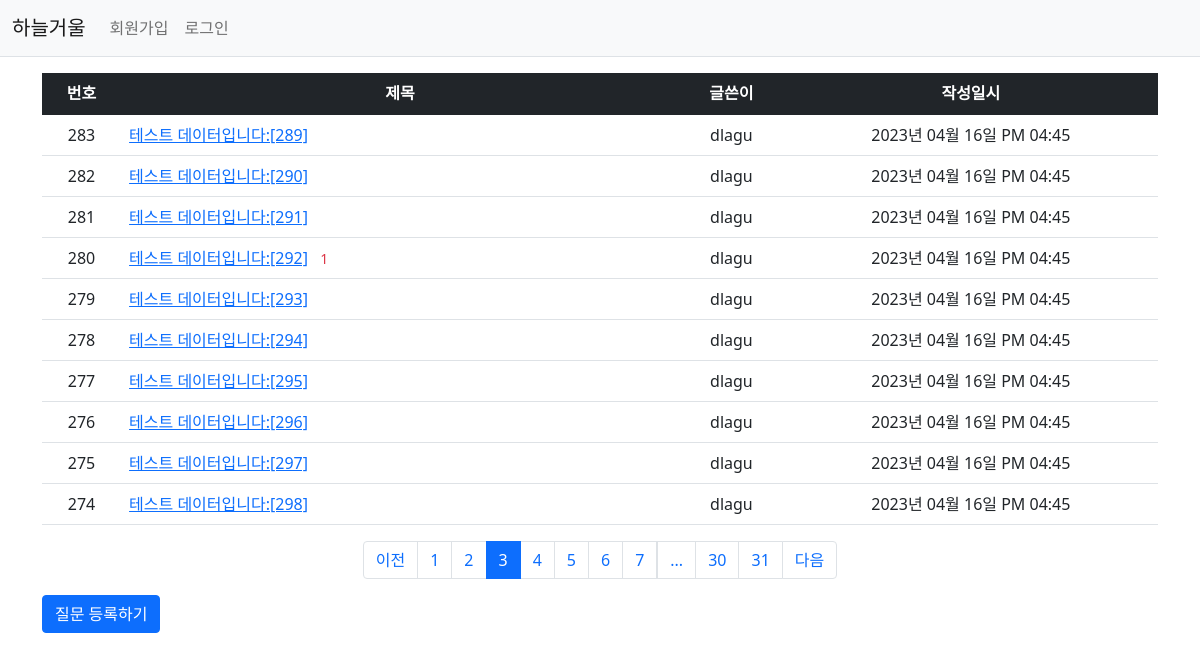
Screenshot of /question/list/?page=3 with the database file from the repository.
### pybo/models.py (models this page shows)
class Question(db.Model):
    id = db.Column(db.Integer, primary_key=True)
    subject = db.Column(db.String(200), nullable=False)
    content = db.Column(db.Text(), nullable=False)
    create_date = db.Column(db.DateTime(), nullable=False)
    user_id = db.Column(db.Integer, db.ForeignKey('user.id', ondelete='CASCADE'), nullable=False)
    user = db.relationship('User', backref=db.backref('question_set'))
    modify_date = db.Column(db.DateTime(), nullable=True)

class User(db.Model):
    id = db.Column(db.Integer, primary_key=True)
    username = db.Column(db.String(150), unique=True, nullable=False)
    password = db.Column(db.String(200), nullable=False)
    email = db.Column(db.String(120), unique=True, nullable=False)

### pybo/views/question_views.py (the view)
@bp.route('/list/')
def _list():
    page = request.args.get('page', type=int, default=1)  # 페이지
    question_list = Question.query.order_by(Question.create_date.desc())
    question_list = question_list.paginate(page=page, per_page=10)
    return render_template('question/question_list.html', question_list=question_list)

### pybo/filter.py (called while the page is built)
def format_datetime(value, fmt='%Y년 %m월 %d일 %p %I:%M'):
    return value.strftime(fmt)

### pybo/views/auth_views.py (called while the page is built)
@bp.before_app_request
def load_logged_in_user():
    user_id = session.get('user_id')
    if user_id is None:
        g.user = None
    else:
        g.user = User.query.get(user_id)

### pybo/templates/question/question_list.html
{% extends 'base.html' %}
{% block content %}
<div class="container my-3">
    <table class="table">
        <thead>
        <tr class="text-center table-dark">
            <th>번호</th>
            <th style="width:50%">제목</th>
            <th>글쓴이</th>
            <th>작성일시</th>
        </tr>
        </thead>
        <tbody>
        {% if question_list %}
        {% for question in question_list.items %}
        <tr class="text-center">
            <td>{{ question_list.total - ((question_list.page-1) * question_list.per_page) - loop.index0 }}</td>
            <td class="text-start">
                <a href="{{ url_for('question.detail', question_id=question.id) }}">{{ question.subject }}</a>
                {% if question.answer_set|length > 0 %}
                <span class="text-danger small mx-2">{{ question.answer_set|length }}</span>
                {% endif %}
            </td>
            <td>{{ question.user.username }}</td>
            <td>{{ question.create_date|datetime }}</td>
        </tr>
        {% endfor %}
        {% else %}
        <tr>
            <td colspan="3">질문이 없습니다.</td>
        </tr>
        {% endif %}
        </tbody>
    </table>
     <ul class="pagination justify-content-center">
        {% if question_list.has_prev %}
        <li class="page-item">
            <a class="page-link" href="?page={{ question_list.prev_num }}">이전</a>
        </li>
        {% else %}
        <li class="page-item disabled">
            <a class="page-link" tabindex="-1" aria-disabled="true" href="javascript:void(0)">이전</a>
        </li>
        {% endif %}
        {% for page_num in question_list.iter_pages() %}
        {% if page_num %}
        {% if page_num != question_list.page %}
        <li class="page-item">
            <a class="page-link" href="?page={{ page_num }}">{{ page_num }}</a>
        </li>
        {% else %}
        <li class="page-item active" aria-current="page">
            <a class="page-link" href="javascript:void(0)">{{ page_num }}</a>
        </li>
        {% endif %}
        {% else %}
        <li class="disabled">
            <a class="page-link" href="javascript:void(0)">...</a>
        </li>
        {% endif %}
        {% endfor %}
        {% if question_list.has_next %}
        <li class="page-item">
            <a class="page-link" href="?page={{ question_list.next_num }}">다음</a>
        </li>
        {% else %}
        <li class="page-item disabled">
            <a class="page-link" tabindex="-1" aria-disabled="true" href="javascript:void(0)">다음</a>
        </li>
        {% endif %}
    </ul>
    <a href="{{ url_for('question.create') }}" class="btn btn-primary">질문 등록하기</a>
</div>
{% endblock %}

### rows the page displays
Question: total "283", subject "테스트 데이터입니다:[289]", user.username "dlagu", create_date "2023년 04월 16일 PM 04:45"
Question: total "282", subject "테스트 데이터입니다:[290]", user.username "dlagu", create_date "2023년 04월 16일 PM 04:45"
Question: total "281", subject "테스트 데이터입니다:[291]", user.username "dlagu", create_date "2023년 04월 16일 PM 04:45"
Question: total "280", subject "테스트 데이터입니다:[292]", answer_set|length "1", user.username "dlagu", create_date "2023년 04월 16일 PM 04:45"
Question: total "279", subject "테스트 데이터입니다:[293]", user.username "dlagu", create_date "2023년 04월 16일 PM 04:45"
Question: total "278", subject "테스트 데이터입니다:[294]", user.username "dlagu", create_date "2023년 04월 16일 PM 04:45"
Question: total "277", subject "테스트 데이터입니다:[295]", user.username "dlagu", create_date "2023년 04월 16일 PM 04:45"
Question: total "276", subject "테스트 데이터입니다:[296]", user.username "dlagu", create_date "2023년 04월 16일 PM 04:45"
Question: total "275", subject "테스트 데이터입니다:[297]", user.username "dlagu", create_date "2023년 04월 16일 PM 04:45"
Question: total "274", subject "테스트 데이터입니다:[298]", user.username "dlagu", create_date "2023년 04월 16일 PM 04:45"

### other values shown
{{ page_num }} "1" "2" "4" "5" "6" "7" "30" "31"
{{ page_num }} "3"
